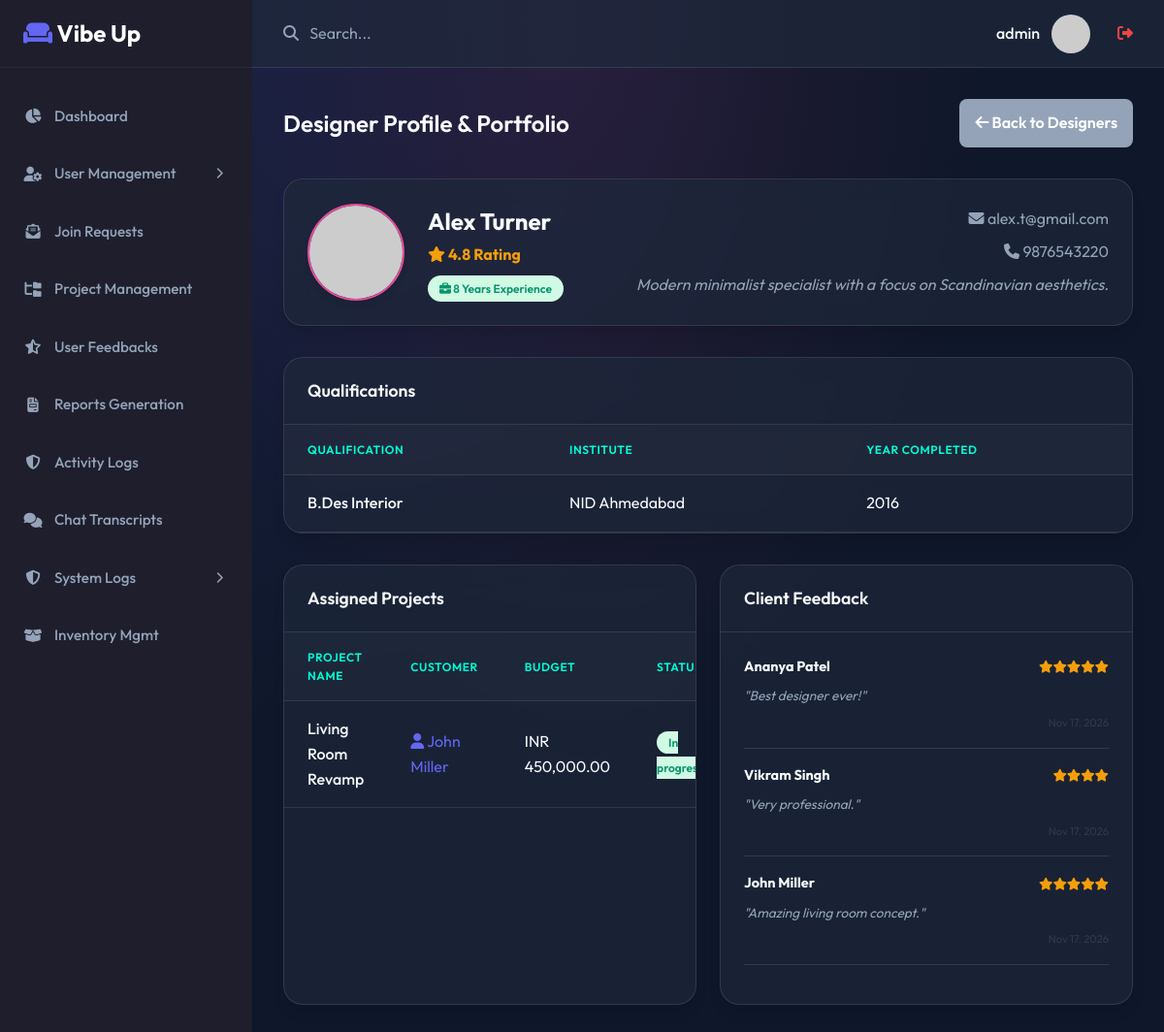
Screenshot of /admin/designer_details.php (signed in) with the database file from the repository.
### tables this page shows
CREATE TABLE `user` (
  `id` char(20) NOT NULL,
  `name` varchar(100) NOT NULL,
  `email` varchar(50) NOT NULL,
  `username` varchar(50) NOT NULL,
  `password_hash` varchar(255) NOT NULL,
  `password` varchar(255) DEFAULT NULL COMMENT 'Plain text password for api_v2 compatibility',
  `phone` varchar(15) NOT NULL,
  `profile_pic_url` text DEFAULT NULL,
  `dob` date NOT NULL,
  `role` enum('user','designer','admin') DEFAULT 'user',
  `last_activity` timestamp NOT NULL DEFAULT current_timestamp() ON UPDATE current_timestamp(),
  `created_at` timestamp NOT NULL DEFAULT current_timestamp()
);

CREATE TABLE `designer` (
  `id` char(20) NOT NULL,
  `user_id` char(20) NOT NULL,
  `bio` text DEFAULT NULL,
  `experience_years` int(11) DEFAULT NULL,
  `portfolio_urls` longtext DEFAULT NULL CHECK (json_valid(`portfolio_urls`)),
  `rating` decimal(2,1) DEFAULT 0.0
);

CREATE TABLE `designer_qualification` (
  `id` char(20) NOT NULL,
  `designer_id` char(20) NOT NULL,
  `qualification_name` varchar(50) NOT NULL,
  `institute_name` varchar(100) DEFAULT NULL,
  `year_completed` year(4) DEFAULT NULL
);

CREATE TABLE `project` (
  `id` char(20) NOT NULL,
  `user_id` char(20) NOT NULL,
  `name` varchar(20) NOT NULL,
  `description` text DEFAULT NULL,
  `status` enum('draft','in_progress','completed') DEFAULT 'draft',
  `currency` varchar(3) DEFAULT 'INR',
  `total_estimated_cost` decimal(12,2) DEFAULT NULL,
  `created_at` timestamp NOT NULL DEFAULT current_timestamp(),
  `updated_at` timestamp NOT NULL DEFAULT current_timestamp() ON UPDATE current_timestamp(),
  `designer_id` char(20) DEFAULT NULL,
  `assigned_at` timestamp NULL DEFAULT NULL
);

CREATE TABLE `feedback` (
  `id` char(20) NOT NULL,
  `from_user_id` char(20) DEFAULT NULL,
  `to_user_id` char(20) DEFAULT NULL,
  `project_id` char(20) DEFAULT NULL,
  `rating` int(11) DEFAULT NULL,
  `comment` text DEFAULT NULL,
  `created_at` timestamp NOT NULL DEFAULT current_timestamp(),
  `status` enum('approved','blocked') DEFAULT 'approved'
);

### admin/designer_details.php (the view, shortened to what this page needs)
<?php
$db = new Database();
$conn = $db->getConnection();
require_once '../includes/header.php';
require_once '../includes/sidebar.php';
$designer_id = $_GET['id'] ?? 0;
$stmt = $conn->prepare("
    SELECT u.*, d.bio, d.rating, d.experience_years, d.portfolio_urls, d.id as designer_table_id
    FROM user u
    LEFT JOIN designer d ON u.id = d.user_id
    WHERE u.id = :id AND u.role = 'designer'
");
$stmt->bindParam(':id', $designer_id);
$stmt->execute();
$designer = $stmt->fetch();
$designer_table_id = $designer['designer_table_id'];
$qual_stmt = $conn->prepare("SELECT * FROM designer_qualification WHERE designer_id = :did");
$qual_stmt->bindParam(':did', $designer_table_id);
$qual_stmt->execute();
$qualifications = $qual_stmt->fetchAll();
$proj_stmt = $conn->prepare("
    SELECT p.*, u.name as user_name
    FROM project p
    JOIN user u ON p.user_id = u.id
    JOIN designer_request dr ON p.id = dr.project_id
    WHERE dr.designer_id = :did AND dr.status = 'accepted'
    ORDER BY p.created_at DESC
");
$proj_stmt->bindParam(':did', $designer_table_id);
$proj_stmt->execute();
$projects = $proj_stmt->fetchAll();
$fb_stmt = $conn->prepare("
    SELECT f.*, u.name as user_name
    FROM feedback f
    JOIN user u ON f.from_user_id = u.id
    WHERE f.to_user_id = :uid
    ORDER BY f.created_at DESC
");
$fb_stmt->bindParam(':uid', $designer_id);
$fb_stmt->execute();
$feedbacks = $fb_stmt->fetchAll();
?>
<div class="page-header">
    <h1 class="page-title">Designer Profile & Portfolio</h1>
    <a href="designers.php" class="btn-primary" style="display:inline-block; width:auto; background-color:var(--text-muted);"><i class="fa-solid fa-arrow-left"></i> Back to Designers</a>
</div>
<div class="stats-grid">
    <div class="card" style="margin-bottom:0;">
        <div class="card-body" style="display:flex; align-items:center; gap: 1.5rem;">
            <?php
                $img = !empty($designer['profile_pic_url'])
                    ? (strpos($designer['profile_pic_url'], 'http') === 0 ? $designer['profile_pic_url'] : '../' . $designer['profile_pic_url'])
                    : 'https://ui-avatars.com/api/?name='.urlencode($designer['name']).'&background=ec4899&color=fff';
            ?>
            <img src="<?= htmlspecialchars($img) ?>" style="width:100px; height:100px; border-radius:50%; box-shadow:0 4px 6px rgba(0,0,0,0.1); border: 2px solid var(--secondary); object-fit:cover;">
            <div>
                <h2 style="font-size:1.5rem; margin-bottom:0.2rem;"><?= htmlspecialchars($designer['name']) ?></h2>
                <div style="color:var(--warning); font-weight:bold; margin-bottom:0.5rem;"><i class="fa-solid fa-star"></i> <?= $designer['rating'] ?? '0.0' ?> Rating</div>
                <div class="badge badge-active"><i class="fa-solid fa-briefcase"></i> <?= htmlspecialchars($designer['experience_years'] ?? '0') ?> Years Experience</div>
            </div>
            <div style="flex-grow:1; text-align:right;">
                <p style="color:var(--text-muted);"><i class="fa-solid fa-envelope"></i> <?= htmlspecialchars($designer['email']) ?></p>
                <p style="color:var(--text-muted); margin-top:0.5rem;"><i class="fa-solid fa-phone"></i> <?= htmlspecialchars($designer['phone']) ?></p>
                <?php if(!empty($designer['bio'])): ?>
                    <p style="color:var(--text-muted); font-style:italic; margin-top:0.5rem;"><?= htmlspecialchars($designer['bio']) ?></p>
                <?php endif; ?>
            </div>
        </div>
    </div>
</div>
<?php if(count($qualifications) > 0): ?>
<div class="card" style="margin-top: 1.5rem;">
    <div class="card-header">
        <h3 class="card-title">Qualifications</h3>
    </div>
    <div class="card-body" style="padding: 0;">
        <div class="table-responsive">
            <table class="table">
                <thead>
                    <tr>
                        <th>Qualification</th>
                        <th>Institute</th>
                        <th>Year Completed</th>
                    </tr>
                </thead>
                <tbody>
                    <?php foreach($qualifications as $q): ?>
                    <tr>
                        <td style="font-weight: 500;"><?= htmlspecialchars($q['qualification_name']) ?></td>
                        <td><?= htmlspecialchars($q['institute_name'] ?? 'N/A') ?></td>
                        <td><?= htmlspecialchars($q['year_completed'] ?? 'N/A') ?></td>
                    </tr>
                    <?php endforeach; ?>
                </tbody>
            </table>
        </div>
    </div>
</div>
<?php endif; ?>
<div class="stats-grid" style="margin-top: 2rem;">
    <div class="card">
        <div class="card-header">
            <h3 class="card-title">Assigned Projects</h3>
        </div>
        <div class="card-body" style="padding: 0;">
            <div class="table-responsive">
                <table class="table">
                    <thead>
                        <tr>
                            <th>Project Name</th>
                            <th>Customer</th>
                            <th>Budget</th>
                            <th>Status</th>
                        </tr>
                    </thead>
                    <tbody>
                        <?php foreach($projects as $project): ?>
                        <tr>
                            <td style="font-weight: 500;"><?= htmlspecialchars($project['name']) ?></td>
                            <td>
                                <a href="user_details.php?id=<?= $project['user_id'] ?>" style="color:var(--primary); text-decoration:none;">
                                    <i class="fa-solid fa-user"></i> <?= htmlspecialchars($project['user_name']) ?>
                                </a>
                            </td>
                            <td><?= $project['total_estimated_cost'] ? $project['currency'].' '.number_format($project['total_estimated_cost'], 2) : 'N/A' ?></td>
                            <td>
                                <?php
                                    $badge_class = 'badge-planning';
                                    if($project['status'] == 'in_progress') $badge_class = 'badge-active';
                                ?>
                                <span class="badge <?= $badge_class ?>"><?= ucfirst(str_replace('_', ' ', $project['status'])) ?></span>
                            </td>
                        </tr>
                        <?php endforeach; ?>
                    </tbody>
                </table>
            </div>
        </div>
    </div>
    <div class="card">
        <div class="card-header">
            <h3 class="card-title">Client Feedback</h3>
        </div>
        <div class="card-body">
            <?php foreach($feedbacks as $fb): ?>
            <div style="border-bottom: 1px solid var(--border); padding-bottom: 1rem; margin-bottom: 1rem;">
                <div style="display:flex; justify-content:space-between; align-items:center; margin-bottom:0.5rem;">
                    <strong style="color:var(--text-main); font-size:0.9rem;"><?= htmlspecialchars($fb['user_name']) ?></strong>
                    <span style="color:var(--warning); font-size:0.8rem;">
                        <?php for($i=0; $i<$fb['rating']; $i++) echo '<i class="fa-solid fa-star"></i>'; ?>
                    </span>
                </div>
                <p style="font-size:0.85rem; color:var(--text-muted); font-style:italic;">"<?= htmlspecialchars($fb['comment']) ?>"</p>
                <div style="font-size:0.7rem; color:var(--border); text-align:right; margin-top:0.5rem;">
                </div>
            </div>
            <?php endforeach; ?>
        </div>
    </div>
</div>
<?php require_once '../includes/footer.php'; ?>

### rows the page displays
user: name "Alex Turner", email "alex.t@gmail.com", phone "9876543220"
designer: rating "4.8", experience_years "8", bio "Modern minimalist specialist with a focus on Scandinavian aesthetics."
designer_qualification: qualification_name "B.Des Interior", institute_name "NID Ahmedabad", year_completed "2016"
project: name "Living Room Revamp", user.name "John Miller", currency "INR", total_estimated_cost "450,000.00", status "In…"
feedback: from_user.name "Ananya Patel", rating 5 (drawn), comment "Best designer ever!"
feedback: from_user.name "Vikram Singh", rating 4 (drawn), comment "Very professional."
feedback: from_user.name "John Miller", rating 5 (drawn), comment "Amazing living room concept."

### other values shown
$_SESSION['admin_username'] "admin"
